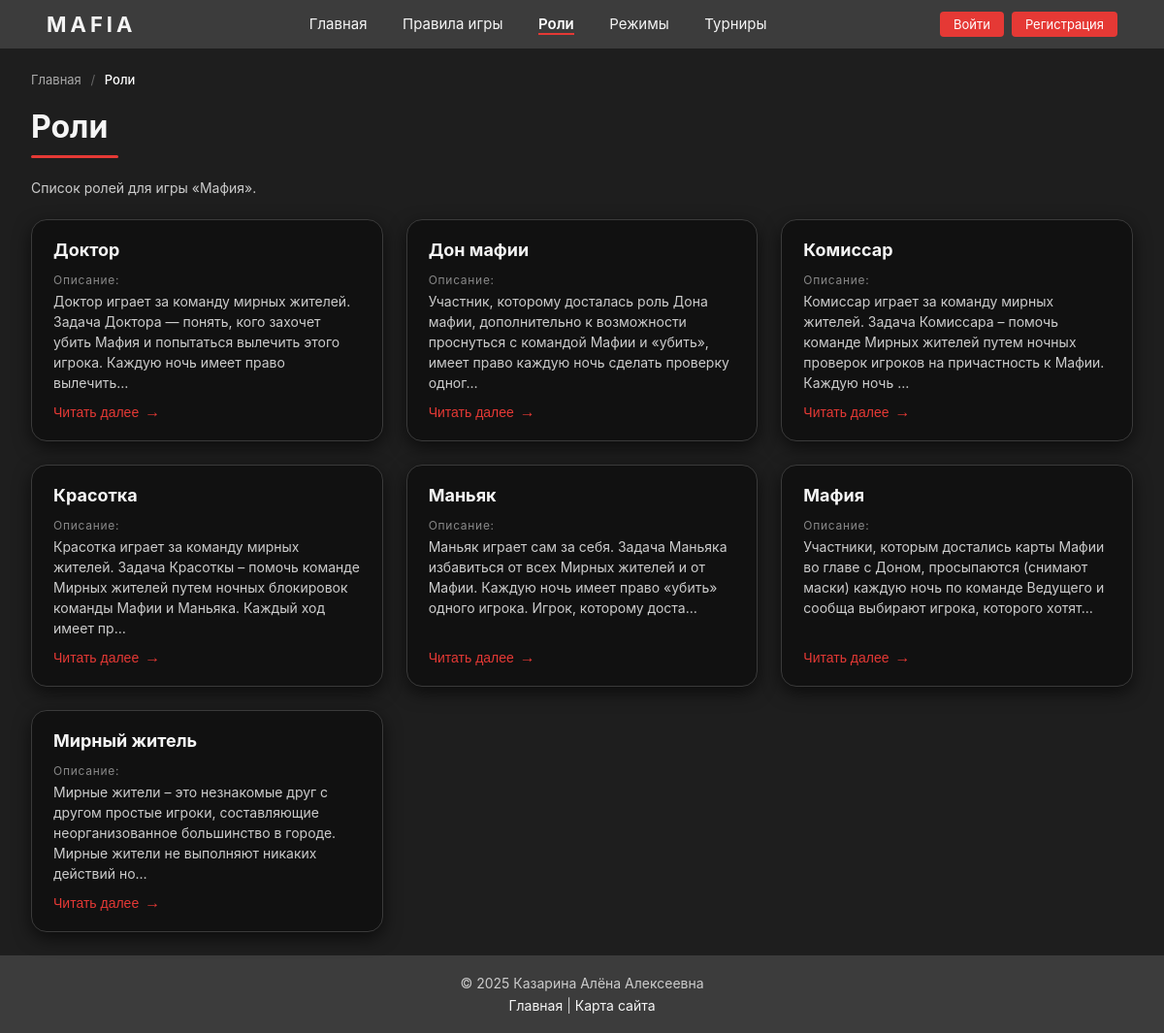
Screenshot of /roles/ with the database file from the repository.
### game/models.py (models this page shows, shortened)
class Role(models.Model):
    name = models.CharField("Название роли", max_length=100)
    description = models.TextField("Описание")
    is_unique = models.BooleanField("Уникальная роль", default=False)
    turn_order = models.PositiveIntegerField(
        "Порядок хода",
        null=True,
        blank=True,
        help_text="Чем меньше число, тем раньше ходит роль в ночной фазе",
    )
    class Meta:
        verbose_name = "Роль"
        verbose_name_plural = "Роли"
        ordering = ["name"]

### game/views.py (the view)
# urls.py: path('roles/', views.roles, name='roles'),
def roles(request):
    roles_qs = Role.objects.all().order_by("name")
    return render(request, "game/roles.html", {"roles": roles_qs})

### game/templates/game/roles.html (shortened to what this page needs)
{% extends 'game/base.html' %}
{% block breadcrumbs %}
<nav class="breadcrumbs">
    <a href="{% url 'game:index' %}" class="crumb">Главная</a>
    <span class="crumb-sep">/</span>
    <span class="crumb crumb-active">Роли</span>
</nav>
{% endblock %}
{% block content %}
  <h1 class="page-title">Роли</h1>
  <p class="page-subtitle">
      Список ролей для игры «Мафия».
  </p>
  <div class="role-grid">
    {% for role in roles %}
      <article class="role-card" data-role-card>
        <h2 class="role-card-title">{{ role.name }}</h2>
        <p class="role-card-label">Описание:</p>
        <p class="role-card-excerpt">
          {{ role.description|truncatechars:160 }}
        </p>
        <button type="button" class="card-more-btn">
          Читать далее
          <span class="card-more-arrow">→</span>
        </button>
      </article>
    {% empty %}
      <p>Роли пока не добавлены.</p>
    {% endfor %}
  </div>
{% endblock %}

### game/templates/game/base.html (shortened to what this page needs)
{% load static %}
<!DOCTYPE html>
<html lang="ru">
<head>
    <link rel="stylesheet" href="{% static 'game/style.css' %}">
</head>
<body>
    <header class="topbar">
        <div class="topbar-left">
            <a href="{% url 'game:index' %}" class="logo">
                MAFIA
            </a>
        </div>
    <nav class="main-nav">
        <a href="{% url 'game:index' %}"
           class="{% if request.resolver_match.url_name == 'index' %}nav-link-active{% endif %}">
            Главная
        </a>
        <a href="{% url 'game:rules' %}"
           class="{% if request.resolver_match.url_name == 'rules' %}nav-link-active{% endif %}">
            Правила игры
        </a>
        <a href="{% url 'game:roles' %}"
           class="{% if request.resolver_match.url_name == 'roles' %}nav-link-active{% endif %}">
            Роли
        </a>
        <a href="{% url 'game:modes' %}"
           class="{% if request.resolver_match.url_name == 'modes' %}nav-link-active{% endif %}">
            Режимы
        </a>
        <a href="{% url 'game:sessions_list' %}"
           class="{% if request.resolver_match.url_name == 'sessions_list' %}nav-link-active{% endif %}">
            Турниры
        </a>
    </nav>
    <div class="user-block">
        {% if request.user.is_authenticated %}
            <div class="user-menu">
                <button type="button" class="user-name-btn">
                    {{ request.user.get_full_name|default:request.user.username }}
                </button>
                <div class="user-menu-dropdown">
                    <a href="{% url 'cabinet' %}">Личный кабинет</a>
                    <a href="{% url 'logout' %}">Выйти</a>
                </div>
            </div>
        {% else %}
            <a href="{% url 'login' %}" class="btn-secondary btn-small">Войти</a>
            <a href="{% url 'register' %}" class="btn-primary btn-small">Регистрация</a>
        {% endif %}
    </div>
</header>
<main class="page-content">
    {% block breadcrumbs %}{% endblock %}
    {% block content %}{% endblock %}
</main>
<footer class="footer">
  <div>© 2025 Казарина Алёна Алексеевна</div>
  <div class="footer-links">
      <a href="{% url 'game:index' %}">Главная</a> |
      <a href="{% url 'game:sitemap' %}">Карта сайта</a>
  </div>
</footer>
</body>
</html>

### game/static/game/style.css (style rules this page uses)
body { margin: 0; font-family: -apple-system, BlinkMacSystemFont, "Segoe UI", sans-serif; background: #1e1e1e; color: #f5f5f5; }
a { color: #f5f5f5; text-decoration: none; }
.topbar { display: flex; align-items: center; justify-content: space-between; padding: 12px 48px; background: #3c3c3c; position: sticky; top: 0; z-index: 100; }
.logo { font-weight: 700; letter-spacing: 4px; font-size: 22px; color: #f5f5f5; transition: color 0.15s ease, transform 0.1s ease; }
.main-nav a { display: inline-block; margin: 0 16px; font-size: 15px; position: relative; padding-bottom: 2px; transition: color 0.15s ease, transform 0.15s ease; }
.main-nav a::after { content: ""; position: absolute; left: 0; bottom: 0; width: 0; height: 2px; background: #e53935; transition: width 0.15s ease; }
.main-nav a.nav-link-active { color: #ffffff; font-weight: 600; }
.main-nav a.nav-link-active::after { width: 100%; }
.user-block { display: flex; align-items: center; gap: 8px; font-size: 14px; }
.breadcrumbs { font-size: 13px; color: #aaaaaa; margin-bottom: 16px; }
.breadcrumbs .crumb { color: #aaaaaa; }
.breadcrumbs .crumb-active { color: #ffffff; font-weight: 500; }
.breadcrumbs .crumb-sep { margin: 0 6px; color: #666666; }
.page-content { max-width: 1200px; margin: 0 auto; padding: 24px 32px; }
.page-title::after { content: ""; display: block; width: 90px; height: 3px; margin-top: 10px; background: #e53935; border-radius: 2px; }
.page-subtitle { margin: 0 0 20px; font-size: 14px; color: #cccccc; }
.btn-primary, .btn-secondary { border: none; cursor: pointer; padding: 8px 20px; margin-top: 16px; border-radius: 4px; font-size: 14px; transition: background-color 0.15s ease, transform 0.1s ease, box-shadow 0.15s ease; }
.topbar .btn-primary, .topbar .btn-secondary { margin-top: 0; }
.btn-primary { background: #e53935; color: #fff; }
.btn-secondary { background: #e53935; color: #fff; }
.btn-small { padding: 5px 14px; font-size: 13px; }
.card-more-btn { margin-top: auto; padding-top: 12px; padding-left: 0; border: none; background: transparent; color: #e53935; font-size: 14px; display: inline-flex; align-items: center; gap: 6px; cursor: pointer; }
.card-more-arrow { font-size: 16px; line-height: 1; transition: transform 0.15s ease; }
.role-grid { display: grid; grid-template-columns: repeat(3, minmax(0, 1fr)); gap: 24px; margin-top: 24px; }
.role-card { background: #111111; padding: 20px 22px; border-radius: 16px; border: 1px solid #3a3a3a; box-shadow: 0 6px 18px rgba(0, 0, 0, 0.6); cursor: pointer; transition: border-color 0.15s ease, box-shadow 0.15s ease, transform 0.1s ease, background-color 0.15s ease; display: flex; flex-direction: column; align-items: flex-start; }
.role-card-title { margin: 0 0 1px; font-size: 18px; }
.role-card-label { display: block; font-size: 12px; color: #888888; letter-spacing: 0.06em; margin-bottom: 4px; }
.role-card-excerpt { margin: 0; font-size: 14px; color: #cccccc; line-height: 1.5; }
.footer { background: #3c3c3c; color: #ccc; padding: 20px 64px; font-size: 14px; display: flex; flex-direction: column; align-items: center; text-align: center; }
.footer-links { margin-top: 6px; }
.topbar-left { display: flex; align-items: center; gap: 16px; }

### rows the page displays
Role: name "Доктор", description "Доктор играет за команду мирных жителей. Задача Доктора — понять, кого захочет убить Мафия и попытаться вылечить этого игрока. Каждую ночь имеет право вылечить…"
Role: name "Дон мафии", description "Участник, которому досталась роль Дона мафии, дополнительно к возможности проснуться с командой Мафии и «убить», имеет право каждую ночь сделать проверку одног…"
Role: name "Комиссар", description "Комиссар играет за команду мирных жителей. Задача Комиссара – помочь команде Мирных жителей путем ночных проверок игроков на причастность к Мафии. Каждую ночь …"
Role: name "Красотка", description "Красотка играет за команду мирных жителей. Задача Красоткы – помочь команде Мирных жителей путем ночных блокировок команды Мафии и Маньяка. Каждый ход имеет пр…"
Role: name "Маньяк", description "Маньяк играет сам за себя. Задача Маньяка избавиться от всех Мирных жителей и от Мафии. Каждую ночь имеет право «убить» одного игрока. Игрок, которому доста…"
Role: name "Мафия", description "Участники, которым достались карты Мафии во главе с Доном, просыпаются (снимают маски) каждую ночь по команде Ведущего и сообща выбирают игрока, которого хотят…"
Role: name "Мирный житель", description "Мирные жители – это незнакомые друг с другом простые игроки, составляющие неорганизованное большинство в городе. Мирные жители не выполняют никаких действий но…"
